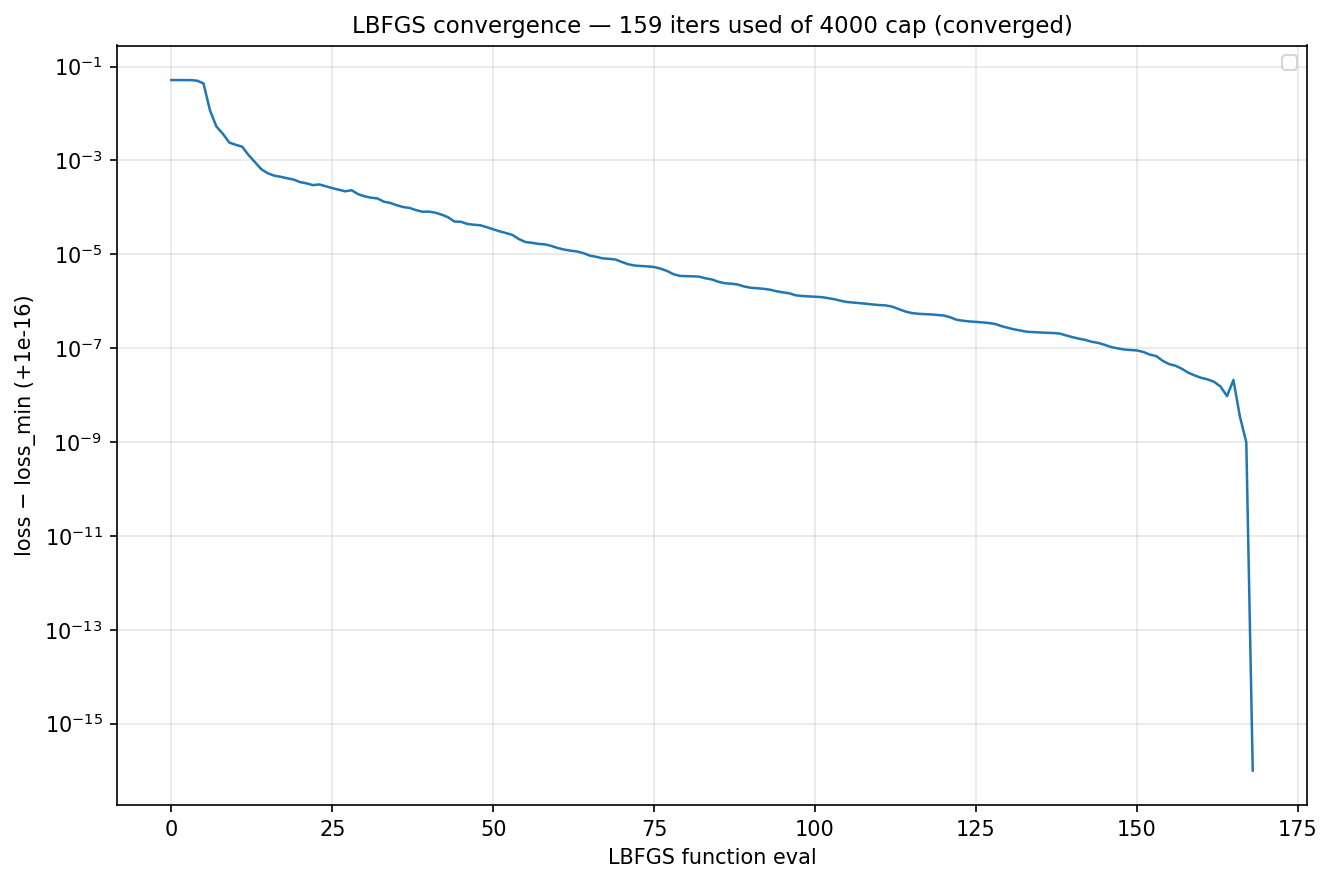

The Python source for this figure:
"""
anisotropy / convergence_check — does the LBFGS design actually converge, or stop at max_iter?

optimize() runs ONE LBFGS .step() with max_iter=n_iter (strong-Wolfe, tolerance_grad=1e-12,
tolerance_change=1e-9 default). We rerun a representative design (4-fold triangle target, N=16,
reg=1e-3) with a LARGE cap (max_iter=MAXITER) and read `opt.state['n_iter']` = the ACTUAL number of
LBFGS iterations used. If that is < MAXITER, LBFGS hit a tolerance (converged); if == MAXITER it is
iteration-limited. Also logs the loss curve and the loss at the cap the real runs use (n_iter≈360), so
we can see whether those runs are already converged or truncated. Saves convergence_check.png.
"""
import os, sys
import numpy as np
import torch
import matplotlib
matplotlib.use('Agg')
import matplotlib.pyplot as plt

sys.path.insert(0, os.path.dirname(os.path.dirname(os.path.abspath(__file__))))
import _common as C
import inverse_design as ID

CASE, TOPO, N = 'anisotropy', 'disorder_hi', 16
MAXITER, REG = 4000, 1.0e-3
NU_LO, NU_HI, PEAK, FOLD = -0.1, 0.5, 0.5, 4     # the 4-fold triangle target


def triangle_nu(theta):
    P = np.pi / (FOLD // 2)
    ph = np.mod(theta, P) / P
    ramp = np.where(ph < PEAK, ph / PEAK, 1.0 - (ph - PEAK) / (1.0 - PEAK))
    return NU_LO + (NU_HI - NU_LO) * ramp


def main():
    th = C.ANG
    target = triangle_nu(th)
    prob, geo = C.make_case(TOPO, N)
    obj = C.Objective('nu_theta', target=target)

    raw = ID._init_raw(prob, 'k', 0)
    params = list(raw.values())
    history = []
    opt = torch.optim.LBFGS(params, lr=1.0, max_iter=MAXITER,
                            line_search_fn='strong_wolfe', tolerance_grad=1e-12)

    def closure():
        opt.zero_grad()
        kb, lb = ID._params_to_kl(raw, prob, 'k')
        l = ID._loss(prob, [obj], kb, lb, REG)
        l.backward(); history.append(l.item()); return l

    opt.step(closure)

    state = opt.state[params[0]]
    n_iter_actual = int(state.get('n_iter', -1))
    # final gradient (recompute)
    opt.zero_grad()
    kb, lb = ID._params_to_kl(raw, prob, 'k')
    l = ID._loss(prob, [obj], kb, lb, REG); l.backward()
    gnorm = float(params[0].grad.abs().max())

    conv = n_iter_actual < MAXITER
    print(f"  [convergence_check] {TOPO} N={N} tri={prob.n_tri} target=4-fold-triangle reg={REG}", flush=True)
    print(f"    max_iter cap = {MAXITER}", flush=True)
    print(f"    LBFGS actual iterations = {n_iter_actual}   ({'CONVERGED (hit tolerance)' if conv else 'STOPPED AT MAX_ITER'})", flush=True)
    print(f"    function evals = {len(history)}", flush=True)
    print(f"    loss {history[0]:.4e} -> {history[-1]:.4e}   final |grad|_inf = {gnorm:.2e}", flush=True)
    # where the real runs (n_iter~360) sit: loss at eval index ~360 (evals ~ iters here for strong Wolfe)
    for cap in (100, 200, 360, 500, 1000):
        if cap < len(history):
            print(f"    loss at eval {cap:5d} = {history[cap]:.4e}   "
                  f"(gap to final = {history[cap] - history[-1]:.2e})", flush=True)

    fig, ax = plt.subplots(figsize=(9, 6))
    ax.semilogy(np.arange(len(history)), np.array(history) - min(history) + 1e-16, lw=1.2, color='#1f77b4')
    for cap in (360,):
        if cap < len(history):
            ax.axvline(cap, color='#d62728', ls='--', lw=1, label=f'real-run cap (n_iter={cap})')
    ax.set_xlabel('LBFGS function eval'); ax.set_ylabel('loss − loss_min (+1e-16)')
    ax.grid(alpha=.3, which='both'); ax.legend(fontsize=9)
    ax.set_title(f'LBFGS convergence — {n_iter_actual} iters used of {MAXITER} cap '
                 f"({'converged' if conv else 'iter-limited'})", fontsize=11)
    plt.tight_layout()
    path = os.path.join(C.savedir(CASE), 'convergence_check.png')
    plt.savefig(path, dpi=150, bbox_inches='tight'); plt.close()
    print(f'saved {os.path.basename(path)}')


if __name__ == '__main__':
    main()
